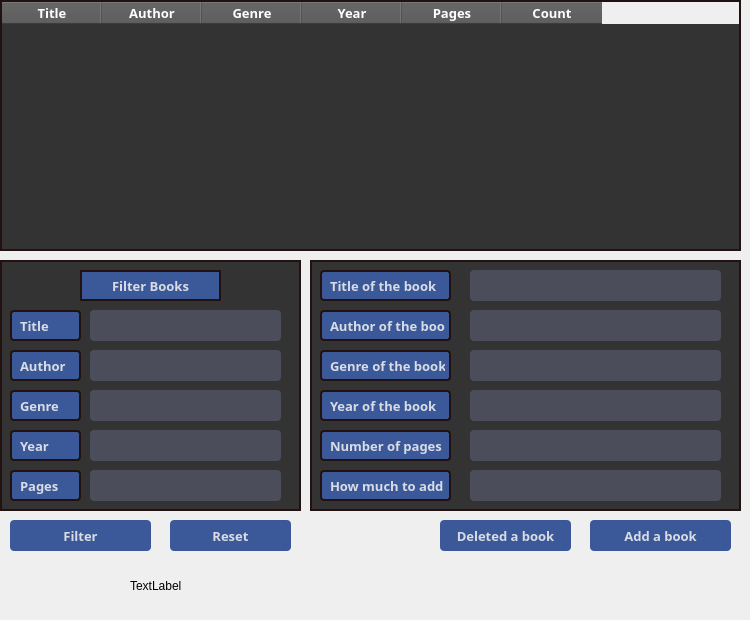
      <widget class="QWidget" name="tab_books_Librarian">
       <attribute name="title">
        <string>Books</string>
       </attribute>
       <widget class="QTableWidget" name="tableWidget">
        <property name="geometry">
         <rect>
          <x>0</x>
          <y>0</y>
          <width>741</width>
          <height>251</height>
         </rect>
        </property>
        <property name="font">
         <font>
          <family>Trebuchet MS</family>
          <pointsize>10</pointsize>
          <weight>75</weight>
          <bold>true</bold>
         </font>
        </property>
        <property name="styleSheet">
         <string notr="true">QTableWidget {
    background-color: #333333;
    border: 2px solid rgb(33, 17, 17);
    color: white;
}

QHeaderView::section {
    background-color: #555555;
    color: white;
}

QTableWidget::item:selected {
    background-color: #666666;
}

QTableWidget::item:focus {
    background-color: #444444;
}
</string>
        </property>
        <column>
         <property name="text">
          <string>Title</string>
         </property>
        </column>
        <column>
         <property name="text">
          <string>Author</string>
         </property>
        </column>
        <column>
         <property name="text">
          <string>Genre</string>
         </property>
        </column>
        <column>
         <property name="text">
          <string>Year</string>
         </property>
        </column>
        <column>
         <property name="text">
          <string>Pages</string>
         </property>
        </column>
        <column>
         <property name="text">
          <string>Count</string>
         </property>
        </column>
       </widget>
       <widget class="QPushButton" name="pushButton_add_book">
        <property name="geometry">
         <rect>
          <x>590</x>
          <y>520</y>
          <width>141</width>
          <height>31</height>
         </rect>
        </property>
        <property name="font">
         <font>
          <family>Trebuchet MS</family>
          <pointsize>10</pointsize>
          <weight>75</weight>
          <bold>true</bold>
         </font>
        </property>
        <property name="cursor">
         <cursorShape>PointingHandCursor</cursorShape>
        </property>
        <property name="styleSheet">
         <string notr="true">QPushButton {
    color: #D9DCE4;
    background-color: #3B5998;
    border-radius: 4px;
    padding: 4px;
}

QPushButton:hover {
    background-color: #404040;
}
</string>
        </property>
        <property name="text">
         <string>Add a book</string>
        </property>
       </widget>
       <widget class="QWidget" name="widget" native="true">
        <property name="geometry">
         <rect>
          <x>310</x>
          <y>260</y>
          <width>431</width>
          <height>251</height>
         </rect>
        </property>
        <property name="styleSheet">
         <string notr="true">QWidget {
    
	background-color: rgb(51, 51, 51);
	 border: 2px solid rgb(33, 17, 17) ;
}
</string>
        </property>
        <widget class="QLineEdit" name="lineEdit_input_title_book">
         <property name="geometry">
          <rect>
           <x>160</x>
           <y>10</y>
           <width>251</width>
           <height>31</height>
          </rect>
         </property>
         <property name="font">
          <font>
           <pointsize>10</pointsize>
           <weight>75</weight>
           <bold>true</bold>
          </font>
         </property>
         <property name="styleSheet">
          <string notr="true">QLineEdit {
    background-color: #4B4E5A;
    border-radius: 4px;
    color: white;
    padding: 4px;
    border: none;
}
QLineEdit:hover {
    border: 1px solid #3b3e47;
}
QLineEdit:focus {
    border: 1px solid #3b3e47;
}
</string>
         </property>
         <property name="text">
          <string/>
         </property>
        </widget>
        <widget class="QLineEdit" name="lineEdit_input_autho_book">
         <property name="geometry">
          <rect>
           <x>160</x>
           <y>50</y>
           <width>251</width>
           <height>31</height>
          </rect>
         </property>
         <property name="font">
          <font>
           <pointsize>10</pointsize>
           <weight>75</weight>
           <bold>true</bold>
          </font>
         </property>
         <property name="styleSheet">
          <string notr="true">QLineEdit {
    background-color: #4B4E5A;
    border-radius: 4px;
    color: white;
    padding: 4px;
    border: none;
}
QLineEdit:hover {
    border: 1px solid #3b3e47;
}
QLineEdit:focus {
    border: 1px solid #3b3e47;
}
</string>
         </property>
         <property name="text">
          <string/>
         </property>
        </widget>
        <widget class="QLineEdit" name="lineEdit_input_genre_book">
         <property name="geometry">
          <rect>
           <x>160</x>
           <y>90</y>
           <width>251</width>
           <height>31</height>
          </rect>
         </property>
         <property name="font">
          <font>
           <pointsize>10</pointsize>
           <weight>75</weight>
           <bold>true</bold>
          </font>
         </property>
         <property name="styleSheet">
          <string notr="true">QLineEdit {
    background-color: #4B4E5A;
    border-radius: 4px;
    color: white;
    padding: 4px;
    border: none;
}
QLineEdit:hover {
    border: 1px solid #3b3e47;
}
QLineEdit:focus {
    border: 1px solid #3b3e47;
}
</string>
         </property>
         <property name="text">
          <string/>
         </property>
        </widget>
        <widget class="QLineEdit" name="lineEdit_input_page_book">
         <property name="geometry">
          <rect>
           <x>160</x>
           <y>170</y>
           <width>251</width>
           <height>31</height>
          </rect>
         </property>
         <property name="font">
          <font>
           <pointsize>10</pointsize>
           <weight>75</weight>
           <bold>true</bold>
          </font>
         </property>
         <property name="styleSheet">
          <string notr="true">QLineEdit {
    background-color: #4B4E5A;
    border-radius: 4px;
    color: white;
    padding: 4px;
    border: none;
}
QLineEdit:hover {
    border: 1px solid #3b3e47;
}
QLineEdit:focus {
    border: 1px solid #3b3e47;
}
</string>
         </property>
         <property name="text">
          <string/>
         </property>
        </widget>
        <widget class="QLineEdit" name="lineEdit_input_count_book">
         <property name="geometry">
          <rect>
           <x>160</x>
           <y>210</y>
           <width>251</width>
           <height>31</height>
          </rect>
         </property>
         <property name="font">
          <font>
           <pointsize>10</pointsize>
           <weight>75</weight>
           <bold>true</bold>
          </font>
         </property>
         <property name="styleSheet">
          <string notr="true">QLineEdit {
    background-color: #4B4E5A;
    border-radius: 4px;
    color: white;
    padding: 4px;
    border: none;
}
QLineEdit:hover {
    border: 1px solid #3b3e47;
}
QLineEdit:focus {
    border: 1px solid #3b3e47;
}
</string>
         </property>
         <property name="text">
          <string/>
         </property>
        </widget>
        <widget class="QLabel" name="Login_Librarian_3">
         <property name="geometry">
          <rect>
           <x>10</x>
           <y>10</y>
           <width>131</width>
           <height>31</height>
          </rect>
         </property>
         <property name="font">
          <font>
           <family>Trebuchet MS</family>
           <pointsize>10</pointsize>
           <weight>75</weight>
           <bold>true</bold>
          </font>
         </property>
         <property name="styleSheet">
          <string notr="true">QLabel {
    color: #D9DCE4;
	background-color: rgb(59, 89, 152);
    border-radius: 4px;
    padding: 4px;
}
</string>
         </property>
         <property name="text">
          <string>Title of the book</string>
         </property>
        </widget>
        <widget class="QLabel" name="Login_Librarian_4">
         <property name="geometry">
          <rect>
           <x>10</x>
           <y>50</y>
           <width>131</width>
           <height>31</height>
          </rect>
         </property>
         <property name="font">
          <font>
           <family>Trebuchet MS</family>
           <pointsize>10</pointsize>
           <weight>75</weight>
           <bold>true</bold>
          </font>
         </property>
         <property name="styleSheet">
          <string notr="true">QLabel {
    color: #D9DCE4;
    background-color: #3B5998;
    border-radius: 4px;
    padding: 4px;
}
</string>
         </property>
         <property name="text">
          <string>Author of the book</string>
         </property>
        </widget>
        <widget class="QLabel" name="Login_Librarian_5">
         <property name="geometry">
          <rect>
           <x>10</x>
           <y>90</y>
           <width>131</width>
           <height>31</height>
          </rect>
         </property>
         <property name="font">
          <font>
           <family>Trebuchet MS</family>
           <pointsize>10</pointsize>
           <weight>75</weight>
           <bold>true</bold>
          </font>
         </property>
         <property name="styleSheet">
          <string notr="true">QLabel {
    color: #D9DCE4;
    background-color: #3B5998;
    border-radius: 4px;
    padding: 4px;
}
</string>
         </property>
         <property name="text">
          <string>Genre of the book</string>
         </property>
        </widget>
        <widget class="QLabel" name="Login_Librarian_6">
         <property name="geometry">
          <rect>
           <x>10</x>
           <y>170</y>
           <width>131</width>
           <height>31</height>
          </rect>
         </property>
         <property name="font">
          <font>
           <family>Trebuchet MS</family>
           <pointsize>10</pointsize>
           <weight>75</weight>
           <bold>true</bold>
          </font>
         </property>
         <property name="styleSheet">
          <string notr="true">QLabel {
    color: #D9DCE4;
    background-color: #3B5998;
    border-radius: 4px;
    padding: 4px;
}
</string>
         </property>
         <property name="text">
          <string>Number of pages</string>
         </property>
        </widget>
        <widget class="QLabel" name="Login_Librarian_7">
         <property name="geometry">
          <rect>
           <x>10</x>
           <y>210</y>
           <width>131</width>
           <height>31</height>
          </rect>
         </property>
         <property name="font">
          <font>
           <family>Trebuchet MS</family>
           <pointsize>10</pointsize>
           <weight>75</weight>
           <bold>true</bold>
          </font>
         </property>
         <property name="styleSheet">
          <string notr="true">QLabel {
    color: #D9DCE4;
    background-color: #3B5998;
    border-radius: 4px;
    padding: 4px;
}
</string>
         </property>
         <property name="text">
          <string>How much to add</string>
         </property>
        </widget>
        <widget class="QLabel" name="Login_Librarian_10">
         <property name="geometry">
          <rect>
           <x>10</x>
           <y>130</y>
           <width>131</width>
           <height>31</height>
          </rect>
         </property>
         <property name="font">
          <font>
           <family>Trebuchet MS</family>
           <pointsize>10</pointsize>
           <weight>75</weight>
           <bold>true</bold>
          </font>
         </property>
         <property name="styleSheet">
          <string notr="true">QLabel {
    color: #D9DCE4;
    background-color: #3B5998;
    border-radius: 4px;
    padding: 4px;
}
</string>
         </property>
         <property name="text">
          <string>Year of the book</string>
         </property>
        </widget>
        <widget class="QLineEdit" name="lineEdit_input_year_book">
         <property name="geometry">
          <rect>
           <x>160</x>
           <y>130</y>
           <width>251</width>
           <height>31</height>
          </rect>
         </property>
         <property name="font">
          <font>
           <pointsize>10</pointsize>
           <weight>75</weight>
           <bold>true</bold>
          </font>
         </property>
         <property name="styleSheet">
          <string notr="true">QLineEdit {
    background-color: #4B4E5A;
    border-radius: 4px;
    color: white;
    padding: 4px;
    border: none;
}
QLineEdit:hover {
    border: 1px solid #3b3e47;
}
QLineEdit:focus {
    border: 1px solid #3b3e47;
}
</string>
         </property>
         <property name="text">
          <string/>
         </property>
        </widget>
       </widget>
       <widget class="QPushButton" name="pushButton_deleted_book">
        <property name="geometry">
         <rect>
          <x>440</x>
          <y>520</y>
          <width>131</width>
          <height>31</height>
         </rect>
        </property>
        <property name="font">
         <font>
          <family>Trebuchet MS</family>
          <pointsize>10</pointsize>
          <weight>75</weight>
          <bold>true</bold>
         </font>
        </property>
        <property name="cursor">
         <cursorShape>PointingHandCursor</cursorShape>
        </property>
        <property name="styleSheet">
         <string notr="true">QPushButton {
    color: #D9DCE4;
    background-color: #3B5998;
    border-radius: 4px;
    padding: 4px;
}

QPushButton:hover {
    background-color: #404040;
}
</string>
        </property>
        <property name="text">
         <string>Deleted a book</string>
        </property>
       </widget>
       <widget class="QLabel" name="label_6">
        <property name="geometry">
         <rect>
          <x>130</x>
          <y>560</y>
          <width>111</width>
          <height>51</height>
         </rect>
        </property>
        <property name="text">
         <string>TextLabel</string>
        </property>
       </widget>
       <widget class="QWidget" name="widget_6" native="true">
        <property name="geometry">
         <rect>
          <x>0</x>
          <y>260</y>
          <width>301</width>
          <height>251</height>
         </rect>
        </property>
        <property name="styleSheet">
         <string notr="true">QWidget {
    
	background-color: rgb(51, 51, 51);
	 border: 2px solid rgb(33, 17, 17) ;
}
</string>
        </property>
        <widget class="QLineEdit" name="lineEdit_filter_title">
         <property name="geometry">
          <rect>
           <x>90</x>
           <y>50</y>
           <width>191</width>
           <height>31</height>
          </rect>
         </property>
         <property name="font">
          <font>
           <pointsize>10</pointsize>
           <weight>75</weight>
           <bold>true</bold>
          </font>
         </property>
         <property name="styleSheet">
          <string notr="true">QLineEdit {
    background-color: #4B4E5A;
    border-radius: 4px;
    color: white;
    padding: 4px;
    border: none;
}
QLineEdit:hover {
    border: 1px solid #3b3e47;
}
QLineEdit:focus {
    border: 1px solid #3b3e47;
}
</string>
         </property>
         <property name="text">
          <string/>
         </property>
        </widget>
        <widget class="QLineEdit" name="lineEdit_filter_autho">
         <property name="geometry">
          <rect>
           <x>90</x>
           <y>90</y>
           <width>191</width>
           <height>31</height>
          </rect>
         </property>
         <property name="font">
          <font>
           <pointsize>10</pointsize>
           <weight>75</weight>
           <bold>true</bold>
          </font>
         </property>
         <property name="styleSheet">
          <string notr="true">QLineEdit {
    background-color: #4B4E5A;
    border-radius: 4px;
    color: white;
    padding: 4px;
    border: none;
}
QLineEdit:hover {
    border: 1px solid #3b3e47;
}
QLineEdit:focus {
    border: 1px solid #3b3e47;
}
</string>
         </property>
         <property name="text">
          <string/>
         </property>
        </widget>
        <widget class="QLineEdit" name="lineEdit_filter_genre">
         <property name="geometry">
          <rect>
           <x>90</x>
           <y>130</y>
           <width>191</width>
           <height>31</height>
          </rect>
         </property>
         <property name="font">
          <font>
           <pointsize>10</pointsize>
           <weight>75</weight>
           <bold>true</bold>
          </font>
         </property>
         <property name="styleSheet">
          <string notr="true">QLineEdit {
    background-color: #4B4E5A;
    border-radius: 4px;
    color: white;
    padding: 4px;
    border: none;
}
QLineEdit:hover {
    border: 1px solid #3b3e47;
}
QLineEdit:focus {
    border: 1px solid #3b3e47;
}
</string>
         </property>
         <property name="text">
          <string/>
         </property>
        </widget>
        <widget class="QLineEdit" name="lineEdit_filter_page">
         <property name="geometry">
          <rect>
           <x>90</x>
           <y>210</y>
           <width>191</width>
           <height>31</height>
          </rect>
         </property>
         <property name="font">
          <font>
           <pointsize>10</pointsize>
           <weight>75</weight>
           <bold>true</bold>
          </font>
         </property>
         <property name="styleSheet">
          <string notr="true">QLineEdit {
    background-color: #4B4E5A;
    border-radius: 4px;
    color: white;
    padding: 4px;
    border: none;
}
QLineEdit:hover {
    border: 1px solid #3b3e47;
}
QLineEdit:focus {
    border: 1px solid #3b3e47;
}
</string>
         </property>
         <property name="text">
          <string/>
         </property>
        </widget>
        <widget class="QLabel" name="Login_Librarian_15">
         <property name="geometry">
          <rect>
           <x>10</x>
           <y>50</y>
           <width>71</width>
           <height>31</height>
          </rect>
         </property>
         <property name="font">
          <font>
           <family>Trebuchet MS</family>
           <pointsize>10</pointsize>
           <weight>75</weight>
           <bold>true</bold>
          </font>
         </property>
         <property name="styleSheet">
          <string notr="true">QLabel {
    color: #D9DCE4;
	background-color: rgb(59, 89, 152);
    border-radius: 4px;
    padding: 4px;
}
</string>
         </property>
         <property name="text">
          <string>Title</string>
         </property>
        </widget>
        <widget class="QLabel" name="Login_Librarian_16">
         <property name="geometry">
          <rect>
           <x>10</x>
           <y>90</y>
           <width>71</width>
           <height>31</height>
          </rect>
         </property>
         <property name="font">
          <font>
           <family>Trebuchet MS</family>
           <pointsize>10</pointsize>
           <weight>75</weight>
           <bold>true</bold>
          </font>
         </property>
         <property name="styleSheet">
          <string notr="true">QLabel {
    color: #D9DCE4;
    background-color: #3B5998;
    border-radius: 4px;
    padding: 4px;
}
</string>
         </property>
         <property name="text">
          <string>Author</string>
         </property>
        </widget>
        <widget class="QLabel" name="Login_Librarian_17">
         <property name="geometry">
          <rect>
           <x>10</x>
           <y>130</y>
           <width>71</width>
           <height>31</height>
          </rect>
         </property>
         <property name="font">
          <font>
           <family>Trebuchet MS</family>
           <pointsize>10</pointsize>
           <weight>75</weight>
           <bold>true</bold>
          </font>
         </property>
         <property name="styleSheet">
          <string notr="true">QLabel {
    color: #D9DCE4;
    background-color: #3B5998;
    border-radius: 4px;
    padding: 4px;
}
</string>
         </property>
         <property name="text">
          <string>Genre </string>
         </property>
        </widget>
        <widget class="QLabel" name="Login_Librarian_18">
         <property name="geometry">
          <rect>
           <x>10</x>
           <y>210</y>
           <width>71</width>
           <height>31</height>
          </rect>
         </property>
         <property name="font">
          <font>
           <family>Trebuchet MS</family>
           <pointsize>10</pointsize>
           <weight>75</weight>
           <bold>true</bold>
          </font>
         </property>
         <property name="styleSheet">
          <string notr="true">QLabel {
    color: #D9DCE4;
    background-color: #3B5998;
    border-radius: 4px;
    padding: 4px;
}
</string>
         </property>
         <property name="text">
          <string>Pages</string>
         </property>
        </widget>
        <widget class="QLabel" name="Login_Librarian_20">
         <property name="geometry">
          <rect>
           <x>10</x>
           <y>170</y>
           <width>71</width>
           <height>31</height>
          </rect>
         </property>
         <property name="font">
          <font>
           <family>Trebuchet MS</family>
           <pointsize>10</pointsize>
           <weight>75</weight>
           <bold>true</bold>
          </font>
         </property>
         <property name="styleSheet">
          <string notr="true">QLabel {
    color: #D9DCE4;
    background-color: #3B5998;
    border-radius: 4px;
    padding: 4px;
}
</string>
         </property>
         <property name="text">
          <string>Year </string>
         </property>
        </widget>
        <widget class="QLineEdit" name="lineEdit_filter_year">
         <property name="geometry">
          <rect>
           <x>90</x>
           <y>170</y>
           <width>191</width>
           <height>31</height>
          </rect>
         </property>
         <property name="font">
          <font>
           <pointsize>10</pointsize>
           <weight>75</weight>
           <bold>true</bold>
          </font>
         </property>
         <property name="styleSheet">
          <string notr="true">QLineEdit {
    background-color: #4B4E5A;
    border-radius: 4px;
    color: white;
    padding: 4px;
    border: none;
}
QLineEdit:hover {
    border: 1px solid #3b3e47;
}
QLineEdit:focus {
    border: 1px solid #3b3e47;
}
</string>
         </property>
         <property name="text">
          <string/>
         </property>
        </widget>
        <widget class="QLabel" name="Login_Librarian_19">
         <property name="geometry">
          <rect>
           <x>80</x>
           <y>10</y>
           <width>141</width>
           <height>31</height>
          </rect>
         </property>
         <property name="font">
          <font>
           <family>Trebuchet MS</family>
           <pointsize>10</pointsize>
           <weight>75</weight>
           <bold>true</bold>
          </font>
         </property>
         <property name="styleSheet">
          <string notr="true">QLabel {
    color: #D9DCE4;
	background-color: rgb(59, 89, 152);
    padding: 4px;
}
</string>
         </property>
         <property name="text">
          <string>Filter Books</string>
         </property>
         <property name="alignment">
          <set>Qt::AlignCenter</set>
         </property>
        </widget>
       </widget>
       <widget class="QPushButton" name="pushButton_filter_book">
        <property name="geometry">
         <rect>
          <x>10</x>
          <y>520</y>
          <width>141</width>
          <height>31</height>
         </rect>
        </property>
        <property name="font">
         <font>
          <family>Trebuchet MS</family>
          <pointsize>10</pointsize>
          <weight>75</weight>
          <bold>true</bold>
         </font>
        </property>
        <property name="cursor">
         <cursorShape>PointingHandCursor</cursorShape>
        </property>
        <property name="styleSheet">
         <string notr="true">QPushButton {
    color: #D9DCE4;
    background-color: #3B5998;
    border-radius: 4px;
    padding: 4px;
}

QPushButton:hover {
    background-color: #404040;
}
</string>
        </property>
        <property name="text">
         <string>Filter</string>
        </property>
       </widget>
       <widget class="QPushButton" name="pushButton_reset_filter">
        <property name="geometry">
         <rect>
          <x>170</x>
          <y>520</y>
          <width>121</width>
          <height>31</height>
         </rect>
        </property>
        <property name="font">
         <font>
          <family>Trebuchet MS</family>
          <pointsize>10</pointsize>
          <weight>75</weight>
          <bold>true</bold>
         </font>
        </property>
        <property name="cursor">
         <cursorShape>PointingHandCursor</cursorShape>
        </property>
        <property name="styleSheet">
         <string notr="true">QPushButton {
    color: #D9DCE4;
    background-color: #3B5998;
    border-radius: 4px;
    padding: 4px;
}

QPushButton:hover {
    background-color: #404040;
}
</string>
        </property>
        <property name="text">
         <string>Reset</string>
        </property>
       </widget>
      </widget>
